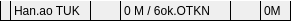
    <widget class="QWidget" name="widget_2" native="true">
     <property name="geometry">
      <rect>
       <x>0</x>
       <y>521</y>
       <width>291</width>
       <height>21</height>
      </rect>
     </property>
     <property name="styleSheet">
      <string notr="true">border:1px solid ;
border-top-color: rgb(255, 255, 255);
</string>
     </property>
     <widget class="QLabel" name="label_5">
      <property name="geometry">
       <rect>
        <x>10</x>
        <y>0</y>
        <width>81</width>
        <height>21</height>
       </rect>
      </property>
      <property name="styleSheet">
       <string notr="true">font: 57 10pt &quot;aakar&quot;;</string>
      </property>
      <property name="text">
       <string>Han.ao TUK</string>
      </property>
     </widget>
     <widget class="QLabel" name="label_7">
      <property name="geometry">
       <rect>
        <x>120</x>
        <y>0</y>
        <width>111</width>
        <height>21</height>
       </rect>
      </property>
      <property name="styleSheet">
       <string notr="true">font: 57 10pt &quot;aakar&quot;;</string>
      </property>
      <property name="text">
       <string>0 M / 6ok.OTKN</string>
      </property>
     </widget>
     <widget class="QLabel" name="label_8">
      <property name="geometry">
       <rect>
        <x>260</x>
        <y>0</y>
        <width>31</width>
        <height>21</height>
       </rect>
      </property>
      <property name="styleSheet">
       <string notr="true">font: 57 10pt &quot;aakar&quot;;</string>
      </property>
      <property name="text">
       <string>0M</string>
      </property>
     </widget>
    </widget>
